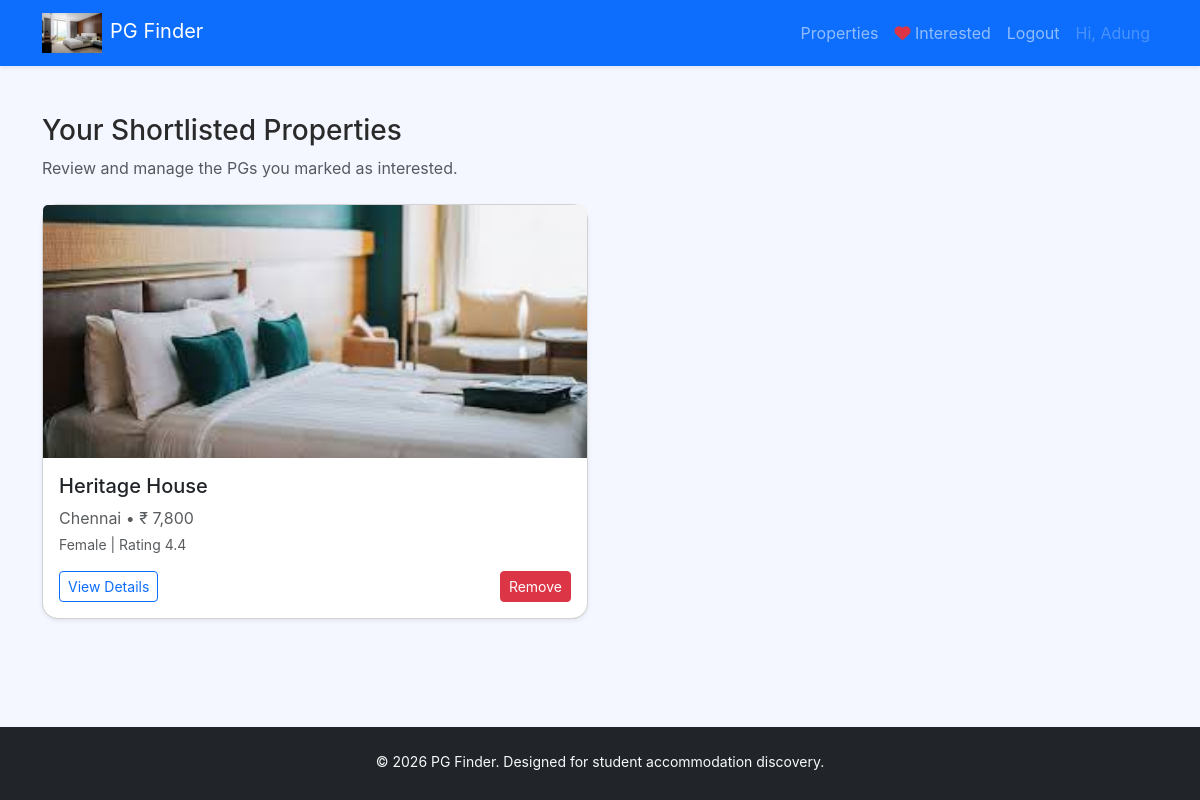
/shortlist.php (signed in), run on the app's committed database.
### tables this page shows
CREATE TABLE `properties` (
  `id` int(11) NOT NULL,
  `name` varchar(150) NOT NULL,
  `city` varchar(80) NOT NULL,
  `address` varchar(255) NOT NULL,
  `price` decimal(10,2) NOT NULL,
  `gender` enum('Male','Female','Coed') NOT NULL DEFAULT 'Coed',
  `rating` decimal(2,1) NOT NULL DEFAULT 4.5,
  `description` text NOT NULL,
  `image` varchar(255) DEFAULT 'images/pg-default.jpg',
  `created_at` timestamp NOT NULL DEFAULT current_timestamp()
);

### shortlist.php (the view, shortened to what this page needs)
<?php
$pdo = getPDO();
$stmt = $pdo->prepare('SELECT p.* FROM properties p JOIN interested_users i ON p.id = i.property_id WHERE i.user_id = ? ORDER BY i.added_at DESC');
$stmt->execute([$_SESSION['user_id']]);
$properties = $stmt->fetchAll();
include __DIR__ . '/includes/header.php';
?>
<div class="container">
  <div class="d-flex justify-content-between align-items-center mb-4">
    <div>
      <h1 class="h3">Your Shortlisted Properties</h1>
      <p class="mb-0 text-muted">Review and manage the PGs you marked as interested.</p>
    </div>
  </div>
  <?php if (empty($properties)): ?>
    <div class="alert alert-info">You have not marked any PG as interested yet. Browse available properties to add them to your shortlist.</div>
  <?php else: ?>
    <div class="row g-4">
      <?php foreach ($properties as $property): ?>
        <div class="col-md-6">
          <div class="card shadow-sm h-100">
            <img src="<?php echo htmlspecialchars($property['image']); ?>" class="card-img-top" alt="<?php echo htmlspecialchars($property['name']); ?>" onerror="this.onerror=null;this.src='https://via.placeholder.com/800x450?text=PG+Image'">
            <div class="card-body d-flex flex-column">
              <h5 class="card-title"><?php echo htmlspecialchars($property['name']); ?></h5>
              <p class="card-text text-muted mb-1"><?php echo htmlspecialchars($property['city']); ?> &bull; ₹ <?php echo number_format($property['price'], 0); ?></p>
              <p class="mb-3 small text-muted"><?php echo htmlspecialchars($property['gender']); ?> | Rating <?php echo htmlspecialchars($property['rating']); ?></p>
              <div class="mt-auto d-flex justify-content-between align-items-center">
                <a href="property-detail.php?id=<?php echo $property['id']; ?>" class="btn btn-outline-primary btn-sm">View Details</a>
                <button class="btn btn-danger btn-sm interest-toggle-btn" data-property-id="<?php echo $property['id']; ?>">Remove</button>
              </div>
            </div>
          </div>
        </div>
      <?php endforeach; ?>
    </div>
  <?php endif; ?>
</div>
<?php include __DIR__ . '/includes/footer.php'; ?>

### css/styles.css (style rules this page uses)
:root { --primary: #2f5dff; --secondary: #1a1f44; --surface: #f8f9ff; }
html, body { height: 100%; }
body { background: #f4f7ff; color: #2a2a2a; font-family: 'Inter', system-ui, sans-serif; display: flex; flex-direction: column; }
.card { border-radius: 1rem; }

### data on the page
properties: image (picture), name "Heritage House", city "Chennai", price "7,800", gender "Female", rating "4.4"

### other printed values
$userName "Adung"
